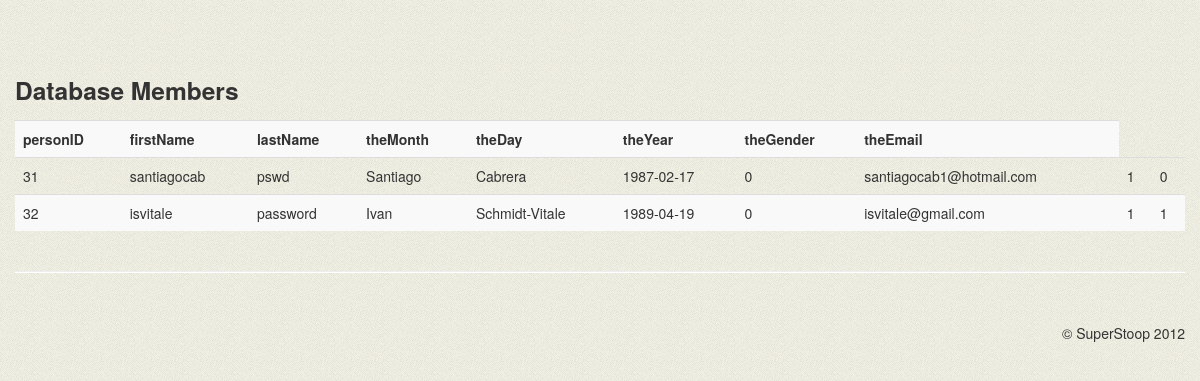
The app's page /superstoop_old/display.php with its own data.
### tables this page shows
CREATE TABLE IF NOT EXISTS `members` (
  `memberID` int(11) NOT NULL AUTO_INCREMENT,
  `username` varchar(20) NOT NULL,
  `password` varchar(20) NOT NULL,
  `firstName` varchar(50) NOT NULL,
  `lastName` varchar(50) NOT NULL,
  `theBday` date NOT NULL,
  `theGender` tinyint(1) NOT NULL,
  `theEmail` varchar(70) NOT NULL,
  `active` tinyint(1) NOT NULL,
  `admin` tinyint(1) NOT NULL,
  PRIMARY KEY (`memberID`),
  UNIQUE KEY `username` (`username`),
  UNIQUE KEY `memberID` (`memberID`),
  UNIQUE KEY `theemail` (`theEmail`)
);

### superstoop_old/display.php (the view, shortened to what this page needs)
<!DOCTYPE html>
 <html class="no-js">
    <head>
        <link rel="stylesheet" href="css/bootstrap.min.css">
        <link rel="stylesheet" href="css/bootstrap-responsive.min.css">
        <link rel="stylesheet" href="css/main.css">
    </head>
    <body>
        <div class="container">
			<div class="row">
                <div class="span12">
					<?php
					$table = "members";
					echo "<h3>Database Members</h3>\n";
							$query = "SELECT * FROM $table";
							$result = mysql_query( $query ) or die( "Query failed: ". mysql_error() );
							printResults($result);
					function printResults($result){
						echo "<table class=\"table table-striped\">\n";
						echo "\t<tr>\n";
						echo "\t\t<td><b>personID</b></td>\n";
						echo "\t\t<td><b>firstName</b></td>\n";
						echo "\t\t<td><b>lastName</b></td>\n";
						echo "\t\t<td><b>theMonth</b></td>\n";
						echo "\t\t<td><b>theDay</b></td>\n";
						echo "\t\t<td><b>theYear</b></td>\n";
						echo "\t\t<td><b>theGender</b></td>\n";
						echo "\t\t<td id=\"tdEmail\"><b>theEmail</b></td>\n";
						echo "\t</tr>\n";
						while ( $row = mysql_fetch_array( $result, MYSQL_ASSOC )) {
							echo "\t<tr>\n";
							foreach ( $row as $item ) {
								echo "\t\t<td>$item</td>\n";
							}
							echo "\t</tr>\n";
						}
						echo "</table>\n";
					}
					?>
                </div>
            </div>
            <hr>
            <footer>
                <p>&copy; SuperStoop 2012</p>
            </footer>
        </div>
    </body>
</html>

### superstoop_old/css/main.css (style rules this page uses)
body { background: #000 url(../img/bg.png) repeat; }
table { text-align:center; }
@media (min-width: 1200px) { footer p { float:right; margin-top:30px; } }

### superstoop_old/display.php (style rules this page uses)
body { padding-top: 60px; padding-bottom: 40px; }

### records on screen
members: memberID "31", username "santiagocab", password "pswd", firstName "Santiago", lastName "Cabrera", theBday "1987-02-17", item "0", theEmail "santiagocab1@hotmail.com", active "1"
members: memberID "32", username "isvitale", password "password", firstName "Ivan", lastName "Schmidt-Vitale", theBday "1989-04-19", theGender "0", theEmail "isvitale@gmail.com", item "1"
